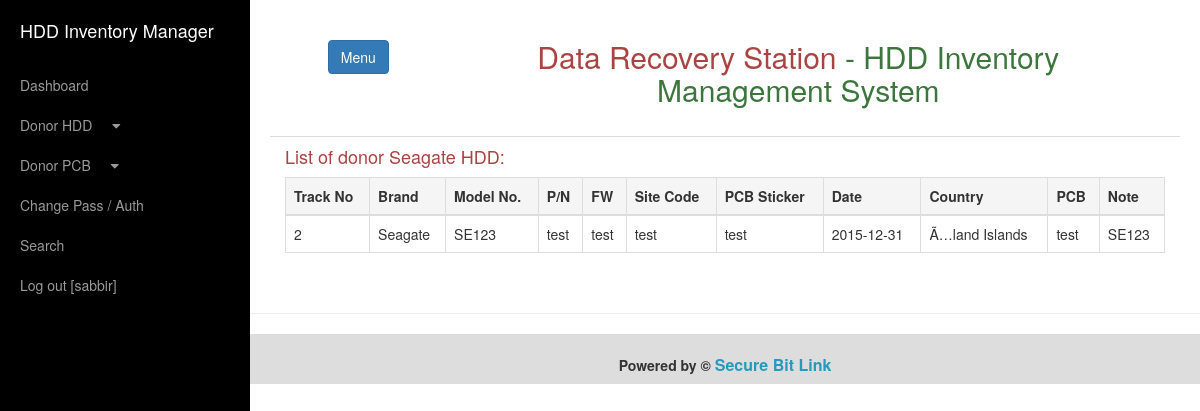
Before: /App/index.php?page_id=hdd-seagate (signed in) with the older database file.
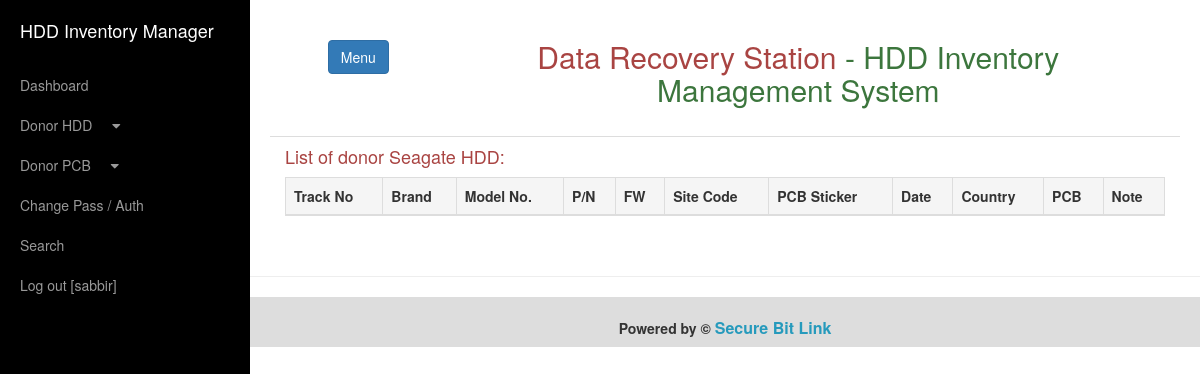
After: the same page with the newer database file.
### tables this page shows
CREATE TABLE IF NOT EXISTS `donor_hdd_inventory` (
  `ID` int(11) NOT NULL AUTO_INCREMENT,
  `TRACK_NO` int(11) NOT NULL,
  `MODEL_NAME` varchar(100) NOT NULL,
  `MODEL_NO` varchar(50) NOT NULL,
  `DATE` date NOT NULL,
  `COUNTRY` varchar(100) NOT NULL,
  `PCB` varchar(100) NOT NULL,
  `NOTE` text NOT NULL,
  `DTTM` datetime NOT NULL,
  `SYSTEM_DTTM` timestamp NOT NULL DEFAULT CURRENT_TIMESTAMP ON UPDATE CURRENT_TIMESTAMP,
  PRIMARY KEY (`ID`),
  UNIQUE KEY `TRACK_NO` (`TRACK_NO`),
  KEY `MODEL_NAME` (`MODEL_NAME`)
);

CREATE TABLE IF NOT EXISTS `donor_seagate` (
  `ID` int(11) NOT NULL AUTO_INCREMENT,
  `TRACK_NO` int(11) NOT NULL,
  `P/N` varchar(100) NOT NULL,
  `FW` varchar(100) NOT NULL,
  `SITE_CODE` varchar(100) NOT NULL,
  `PCB_STICKER` varchar(100) NOT NULL,
  PRIMARY KEY (`ID`),
  UNIQUE KEY `TRACK_NO` (`TRACK_NO`)
);

### App/security/DrsbdPermission.php (called while the page is built, shortened)
<?php
class DrsbdPermission {
    public function dbConnect(){
        $connect = mysqli_connect("kodaatcom.ipagemysql.com","drshddinventory","Data@Recovery!Station","drshddinventorydb") or die(mysqli_connect_error());
        if (mysqli_connect_error()){
            return flase;
        }
        else
            return $connect;
    }
    public function getUserType(){
        return $_SESSION['userType'];
    }
}
?>

### App/report/hdd/seagate.php (the view, shortened to what this page needs)
<h4 class="text-danger">List of donor Seagate HDD:</h4>
<table class="table table-bordered">
    <thead>
    <tr class="active ">
        <th>Track No</th>
        <th>Brand</th>
        <th>Model No.</th>
        <th>P/N</th>
        <th>FW</th>
        <th>Site Code</th>
        <th>PCB Sticker</th>
        <th>Date</th>
        <th>Country</th>
        <th>PCB</th>
        <th>Note</th>
    </tr>
    </thead>
<?php
$result = mysqli_query($permission->dbConnect(), "SELECT * FROM DONOR_HDD_INVENTORY AS D, DONOR_SEAGATE AS S
          WHERE D.MODEL_NAME='Seagate' AND D.TRACK_NO=S.TRACK_NO ORDER BY D.TRACK_NO ASC ");
if(mysqli_num_rows($result)){
    if( ($permission->getUserType() == "ADMIN") || ($permission->getUserType() == "SUPER_ADMIN") ){
        while($data = mysqli_fetch_array($result)){
            echo "<tr>
            <td>". $data['TRACK_NO'] ."</td>
            <td>". $data['MODEL_NAME'] ."</td>
            <td>". $data['MODEL_NO'] ."</td>
            <td>". $data['PN'] ."</td>
            <td>". $data['FW'] ."</td>
            <td>". $data['SITE_CODE'] ."</td>
            <td>". $data['PCB_STICKER'] ."</td>
            <td>". $data['DATE'] ."</td>
            <td>". $data['COUNTRY'] ."</td>
            <td>". $data['PCB'] ."</td>
            <td>". $data['NOTE'] ."</td>
            <td><a href='index.php?page_id=hdd_edit&id=". $data['TRACK_NO'] ."'>Edit</a>&nbsp;<a href='index.php?page_id=hdd_delete&id=". $data['TRACK_NO'] ."'>Delete</a></td>
        </tr>";
        }
    }else{
        while($data = mysqli_fetch_array($result)){
            echo "<tr>
            <td>". $data['TRACK_NO'] ."</td>
            <td>". $data['MODEL_NAME'] ."</td>
            <td>". $data['MODEL_NO'] ."</td>
            <td>". $data['PN'] ."</td>
            <td>". $data['FW'] ."</td>
            <td>". $data['SITE_CODE'] ."</td>
            <td>". $data['PCB_STICKER'] ."</td>
            <td>". $data['DATE'] ."</td>
            <td>". $data['COUNTRY'] ."</td>
            <td>". $data['PCB'] ."</td>
            <td>". $data['NOTE'] ."</td>
        </tr>";
        }
    }
}
echo "</table>";?>

### App/index.php (shortened to what this page needs)
<?php
require "security/DrsbdPermission.php";
$permission = new DrsbdPermission();
$permission->getUserType();
if($permission->validateLogin()){
    $permission->continuingAccess();
}
else{
    $permission->redirectToLogin();
    exit;
}
if(isset($_GET['page_id']))
    $page_id = $_GET['page_id'];
?>
<!DOCTYPE html>
<html lang="en">
<head>
    <link href="include/css/bootstrap.min.css" rel="stylesheet">
    <link href="include/css/simple-sidebar.css" rel="stylesheet">
    <link href="include/font-awesome-4.1.0/css/font-awesome.min.css" rel="stylesheet" type="text/css">
</head>
<body>
    <div id="wrapper">
        <div id="sidebar-wrapper">
            <ul class="sidebar-nav">
                <li class="sidebar-brand">
                    <a href="index.php">
                        HDD Inventory Manager
                    </a>
                </li>
                <li>
                    <a href="index.php">Dashboard</a>
                </li>
                <li>
                    <a href="javascript:;" data-toggle="collapse" data-target="#demo1">Donor HDD<i class="fa fa-fw fa-caret-down"></i></a>
                </li>
                <li>
                    <a href="javascript:;" data-toggle="collapse"  data-target="#demo2">Donor PCB<i class="fa fa-fw fa-caret-down"></i></a>
                </li>
                <li >
                    <a href="index.php?page_id=changePassAuth">Change Pass / Auth</a>
                </li>
                <li >
                    <a href="index.php?page_id=search">Search</a>
                </li>
                <li >
                    <a href="index.php?page_id=logout">
                        Log out [<?php echo $_SESSION['username']; ?>]
                    </a>
                </li>
            </ul>
        </div>
        <div id="page-content-wrapper">
            <div class="container-fluid">
                <div class="row">
                    <div class="col-md-12 col-sm-12 col-lg-12">
                        <div class="col-md-12 col-sm-12 col-lg-2 text-center">
                            <div style="margin-top: 20px">
                                <a href="#menu-toggle" class="btn btn-primary" id="menu-toggle">Menu</a>
                            </div>
                        </div>
                        <div class="col-md-12 col-sm-12 col-lg-10 text-center">
                            <h2 class="text-center text-success" ><span class="text-danger">Data Recovery Station</span> - HDD Inventory Management System</h2>
                        </div>
                    </div>
                    <div class="col-lg-12">
                        <br/>
                    </div>
                    <div class="col-lg-12" style="background-color: #dddddd"></div>
                    <br/>
                    <div class="col-lg-12">
                        <?php
                        if(isset($page_id)){
                            if($page_id == "hdd")
                                include "form/hdd-inventory.php";
                            elseif($page_id == "hdd-western-digital")
                                include "report/hdd/western-digital.php";
                            elseif($page_id == "hdd-seagate")
                                include "report/hdd/seagate.php";
                            elseif($page_id == "hdd-samsung")
                                include "report/hdd/samsung.php";
                            elseif($page_id == "hdd-hitachi-ibm")
                                include "report/hdd/hitachi-ibm.php";
                            elseif($page_id == "hdd-fujitsu")
                                include "report/hdd/fujitsu.php";
                            elseif($page_id == "hdd-toshiba")
                                include "report/hdd/toshiba.php";
                            elseif($page_id == "pcb")
                                include "form/pcb-inventory.php";
                            elseif($page_id == "pcb-western-digital")
                                include "report/pcb/western-digital.php";
                            elseif($page_id == "pcb-seagate")
                                include "report/pcb/seagate.php";
                            elseif($page_id == "pcb-samsung")
                                include "report/pcb/samsung.php";
                            elseif($page_id == "pcb-hitachi-ibm")
                                include "report/pcb/hitachi-ibm.php";
                            elseif($page_id == "pcb-fujitsu")
                                include "report/pcb/fujitsu.php";
                            elseif($page_id == "pcb-toshiba")
                                include "report/pcb/toshiba.php";
                            elseif($page_id == "search")
                                include "search/search.php";
                            elseif($page_id == "pcb_edit")
                                include "form/pcb-inventory_edit.php";
                            elseif($page_id == "hdd_edit")
                                include "form/hdd-inventory_edit.php";
                            elseif($page_id == "pcb_delete")
                                include "form/pcb-inventory_delete.php";
                            elseif($page_id == "hdd_delete")
                                include "form/hdd-inventory_delete.php";
                            elseif($page_id == "create"){
                                include "form/create-user.php";
                            }
                            elseif($page_id=="changePassAuth")
                                include "form/change-password-authentication.php";
                            elseif($page_id=="userDelete")
                                include "form/user_delete.php";
                            elseif($page_id=="reset")
                                include "form/user_reset.php";
                            elseif($page_id=="result")
                                include "search/result.php";
                            elseif($page_id=="hdd-list")
                            	include "report/hdd-list.php";
                            elseif($page_id=="pcb-list")
                            	include "report/pcb-list.php";
                            else
                                include "report/dashboard.php";
                        }
                        else{
                            include_once "report/dashboard.php";
                        }?>
                    </div>
                </div>
            </div>
        </div>
        <hr/>
        <div class="col-md-12" style="background-color: #dddddd; height: 50px;">
            <div class="col-md-12"> &nbsp;</div>
            <div class="col-md-12 text-center">
                <strong><span>Powered by &copy; <strong><a target="_blank" style="color: #269abc; font-size: 16px; text-decoration: none;" href="http://www.securebitlink.com">Secure Bit Link</a></strong></span></strong>
            </div>
        </div>
    </div>
</body>
</html>

### App/include/css/simple-sidebar.css (style rules this page uses)
#wrapper { padding-left: 0; -webkit-transition: all 0.5s ease; -moz-transition: all 0.5s ease; -o-transition: all 0.5s ease; transition: all 0.5s ease; }
#sidebar-wrapper { z-index: 1000; position: fixed; left: 250px; width: 0; height: 100%; margin-left: -250px; overflow-y: auto; background: #000; -webkit-transition: all 0.5s ease; -moz-transition: all 0.5s ease; -o-transition: all 0.5s ease; transition: all 0.5s ease; }
#page-content-wrapper { width: 100%; padding: 15px; }
.sidebar-nav { position: absolute; top: 0; width: 250px; margin: 0; padding: 0; list-style: none; }
.sidebar-nav li { text-indent: 20px; line-height: 40px; }
.sidebar-nav li a { display: block; text-decoration: none; color: #999999; }
.sidebar-nav > .sidebar-brand { height: 65px; font-size: 18px; line-height: 60px; }
.sidebar-nav > .sidebar-brand a { color: #999999; }
@media (min-width:768px) { #wrapper { padding-left: 250px; } }
@media (min-width:768px) { #sidebar-wrapper { width: 250px; } }
@media (min-width:768px) { #page-content-wrapper { padding: 20px; } }

Changed rows visible on the page:
removed donor_hdd_inventory: donor_seagate.TRACK_NO "2", MODEL_NAME "Seagate", MODEL_NO "SE123", donor_seagate.PN "test", donor_seagate.FW "test", donor_seagate.SITE_CODE "test", donor_seagate.PCB_STICKER "test", DATE "2015-12-31", COUNTRY "Ã…land Islands", PCB "test", NOTE "SE123"
